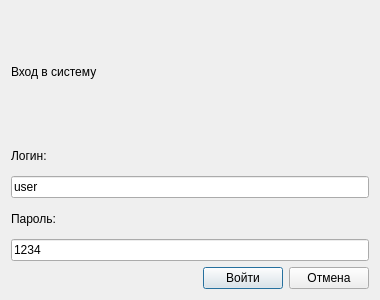
<?xml version="1.0" encoding="UTF-8"?>
<ui version="4.0"><class>Dialog</class><widget class="QDialog" name="Dialog"><property name="geometry"><rect><x>0</x><y>0</y><width>380</width><height>300</height></rect></property><property name="windowTitle"><string>#116 mixed/201_login_form</string></property><layout class="QVBoxLayout" name="verticalLayout"><property name="leftMargin"><number>11</number></property><property name="topMargin"><number>11</number></property><property name="rightMargin"><number>11</number></property><property name="bottomMargin"><number>11</number></property><property name="spacing"><number>6</number></property><item><widget class="QLabel" name="l1"><property name="text"><string>Вход в систему</string></property></widget></item><item><layout class="QVBoxLayout" name="fields"><property name="leftMargin"><number>0</number></property><property name="topMargin"><number>0</number></property><property name="rightMargin"><number>0</number></property><property name="bottomMargin"><number>0</number></property><property name="spacing"><number>4</number></property><item><widget class="QLabel" name="l2"><property name="text"><string>Логин:</string></property></widget></item><item><widget class="QLineEdit" name="e1"><property name="text"><string>user</string></property></widget></item><item><widget class="QLabel" name="l3"><property name="text"><string>Пароль:</string></property></widget></item><item><widget class="QLineEdit" name="e2"><property name="text"><string>1234</string></property></widget></item></layout></item><item><layout class="QHBoxLayout" name="buttons"><property name="leftMargin"><number>0</number></property><property name="topMargin"><number>0</number></property><property name="rightMargin"><number>0</number></property><property name="bottomMargin"><number>0</number></property><property name="spacing"><number>6</number></property><item><spacer name="horizontalSpacer"><property name="orientation"><enum>Qt::Orientation::Horizontal</enum></property><property name="sizeHint" stdset="0"><size><width>40</width><height>20</height></size></property></spacer></item><item><widget class="QPushButton" name="ok"><property name="text"><string>Войти</string></property></widget></item><item><widget class="QPushButton" name="cancel"><property name="text"><string>Отмена</string></property></widget></item></layout></item></layout></widget></ui>
